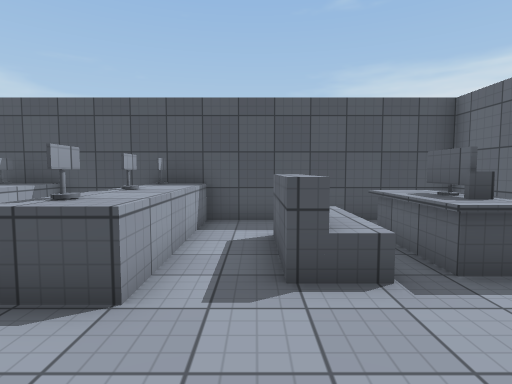
view 1 (above)

12 first-person views from a walk through a 3-D level made in the Unity game engine. The camera is 1.4 m above the floor, tilts 4° down and sees 80° across. The floor is counted in squares, 1 m on a side. Each view is taken from the middle of a square. On the plan, view 1 faces up. The plan holds only what a view shows up to about 14 squares ahead; the rest is blank. The place goes on beyond the plan. Door leaves are left out, so doorways stand open. Surface patterns are stand-ins for the level's own textures.

view 2
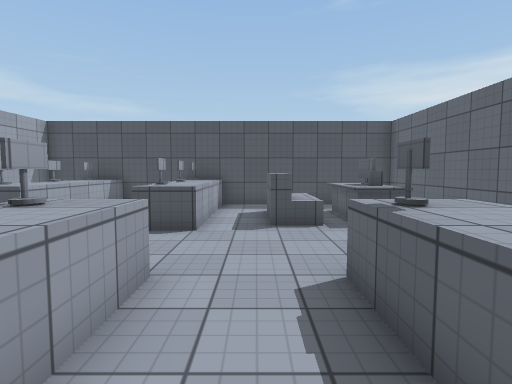

view 3
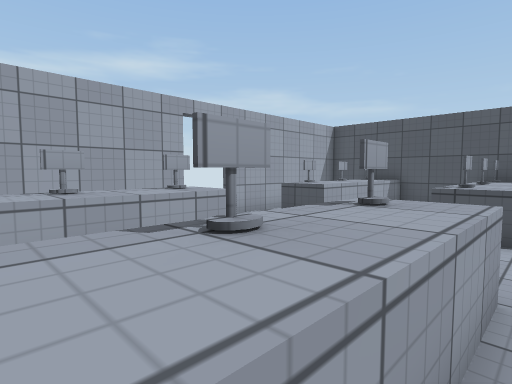

view 4
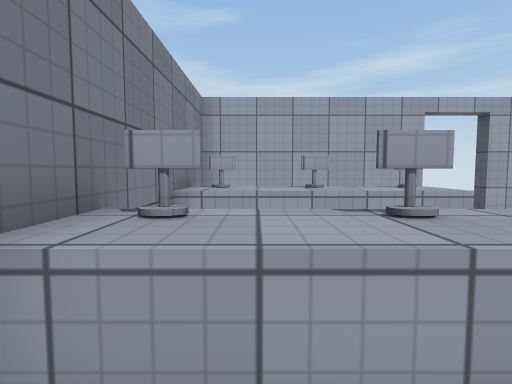

view 5
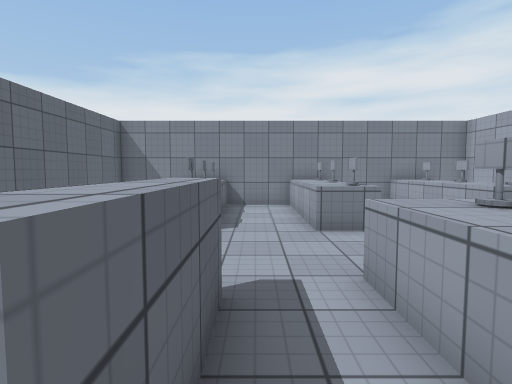

view 6
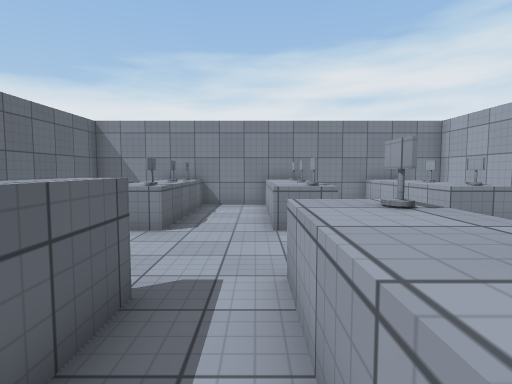

view 7
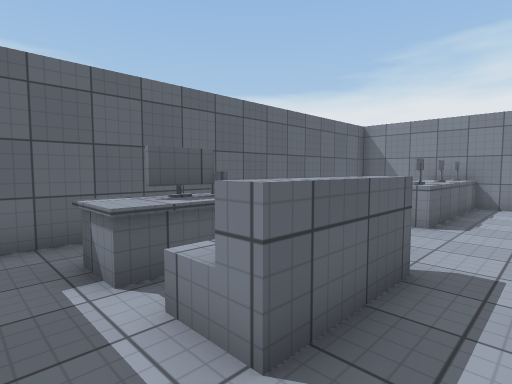

view 8
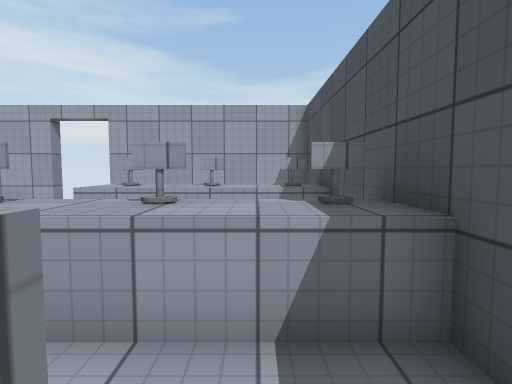

view 9
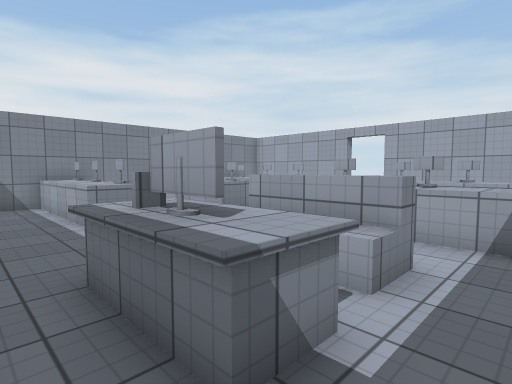

view 10
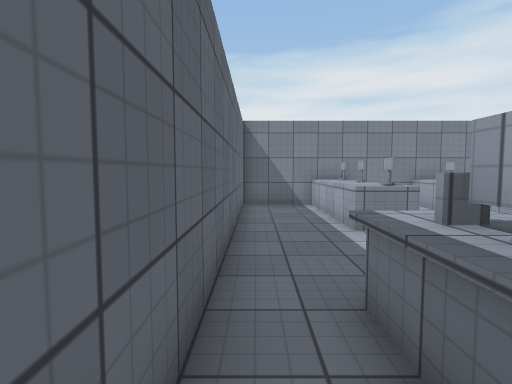

view 11
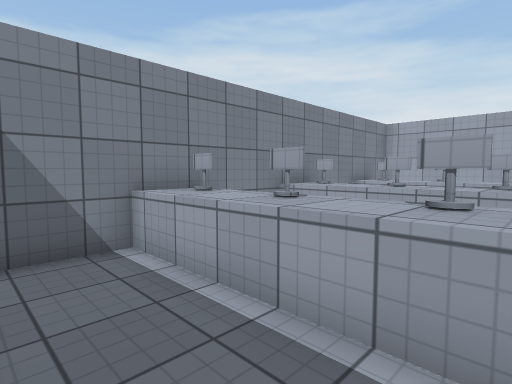

view 12
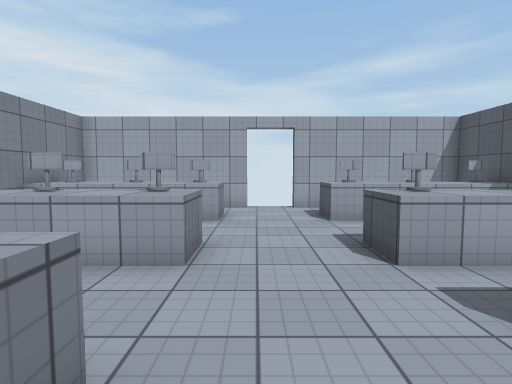

### Floor plan
Key: @ floor where view 1 was taken; # wall or solid block; . floor; ^ raised ledge; O other object.
Columns run from 9 left of view 1 to 6 right of it. Each row starts with its distance up from view 1.
  9 ################
  8 # OO  ^O.......#
  7 # ^^  ^^....OO.#
  6 # OO  ^O..^.OO.#
  5 # ^^  ^^..^.OO.#
  4 #.OO..^O..^.OO.#
  3 #.^^...^.......#
  2  ..............#
  1  ..............#
  0 #.^^..#^.@#^...#
 -1 # OO  ^O..^O...#
 -2 # ^^  ^^..^^...#
 -3 # OO  ^O..^O...#
 -4 # ^^  ^^..^^...#
 -5 # OO  ^O..^O...#
 -6 ################

Positions as (right, up) in squares from view 1, and headings:
1: (0, 0), facing up
2: (0, -4), facing up
3: (-1, -4), facing up-left
4: (0, -4), facing left
5: (0, 7), facing down
6: (-1, 7), facing down
7: (-1, 8), facing down-right
8: (1, 7), facing left
9: (5, 8), facing down-left
10: (5, 7), facing down
11: (5, 0), facing down-left
12: (3, 1), facing left
